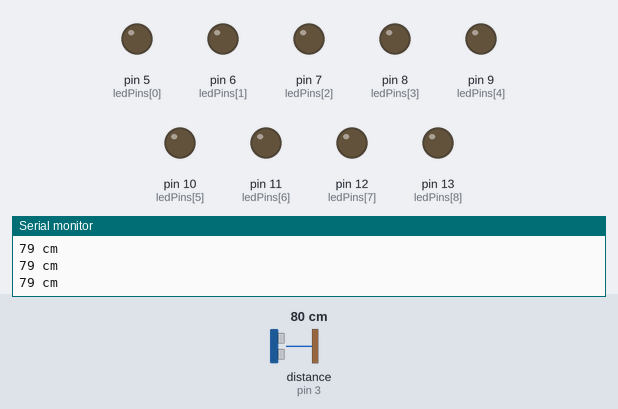
This sketch was run on a simulated Arduino Uno, built with avr-gcc and run on an emulated ATmega328P. Parts: output pins drawn as LEDs (lit = HIGH), the last lines printed to the serial monitor. Wiring (inferred from the names in the program): ultrasonic range finder: trigger pin 4; echo pin 3. The test bench sets the inputs (shaded band); at power-on: distance to the obstacle (sensor on pin 3) 80 cm. The echo pulse lasts 58.3 µs per cm; pins used as bus, display or sensor lines are not drawn.

Above: at 1.2 s.
1.3 s: distance to the obstacle (sensor on pin 3) set to 57 cm
2.9 s: distance to the obstacle (sensor on pin 3) set to 52 cm
At 3.6 s:
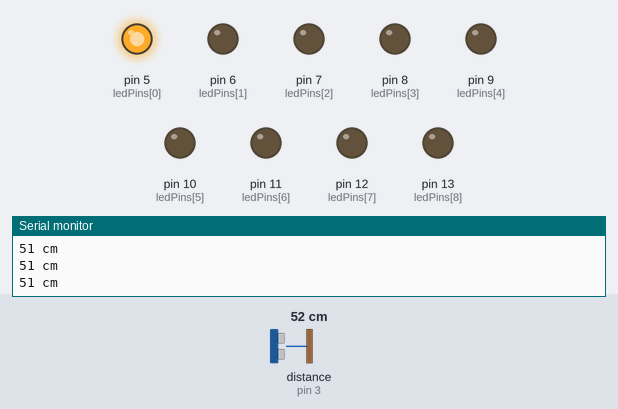
4.8 s: distance to the obstacle (sensor on pin 3) set to 45 cm
At 6.2 s:
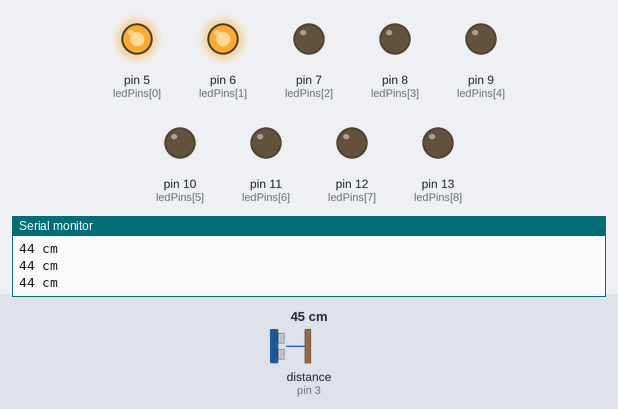
6.5 s: distance to the obstacle (sensor on pin 3) set to 38 cm
At 8.0 s:
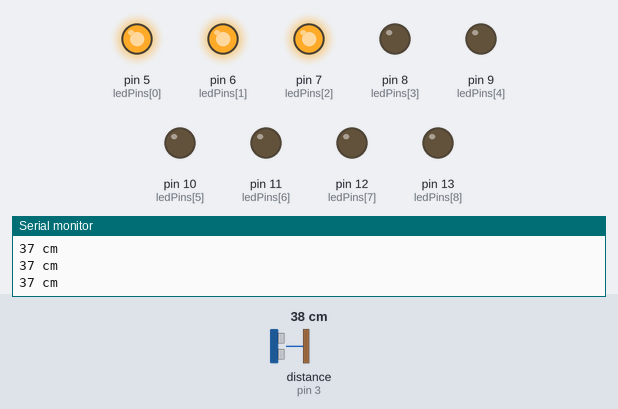
8.3 s: distance to the obstacle (sensor on pin 3) set to 2 cm
At 9.6 s:
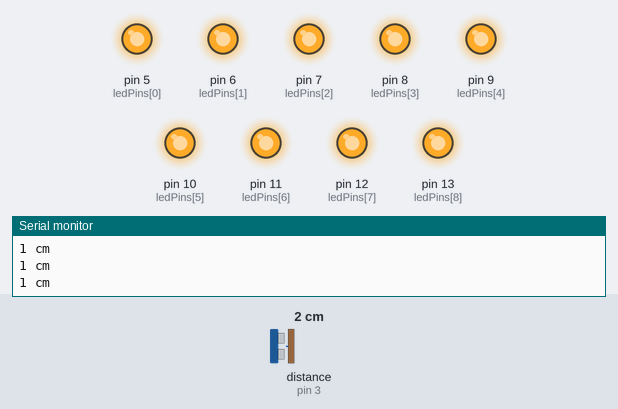
10.1 s: distance to the obstacle (sensor on pin 3) set to 60 cm
At 11.8 s:
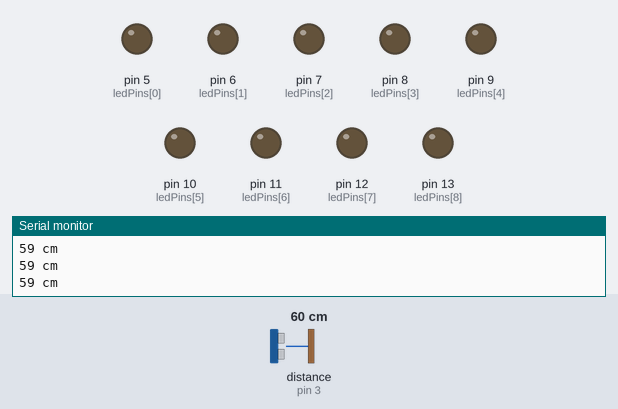
Timing chart, 0 to 12.8 s (numbered marks = the images above; inputs shaded):
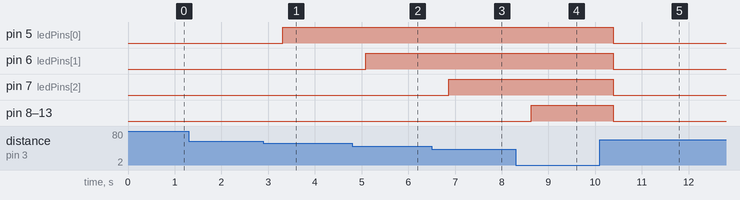

Measured:
- the behaviour switches between 55 and 54 cm on distance to the obstacle (sensor on pin 3) (found by bisection; images 0 and 1)
- the behaviour switches between 49 and 48 cm on distance to the obstacle (sensor on pin 3) (found by bisection; images 1 and 2)
- the behaviour switches between 43 and 42 cm on distance to the obstacle (sensor on pin 3) (found by bisection; images 2 and 3)
- after the input at 2.9 s, pin 5 (ledPins[0]): LOW → HIGH after 0.41 s
- after the input at 4.8 s, pin 6 (ledPins[1]): LOW → HIGH after 0.29 s
- after the input at 6.5 s, pin 7 (ledPins[2]): LOW → HIGH after 0.36 s
- after the input at 8.3 s, pin 8 (ledPins[3]), pin 9 (ledPins[4]), pin 10 (ledPins[5]), pin 11 (ledPins[6]), pin 12 (ledPins[7]), pin 13 (ledPins[8]): LOW → HIGH after 0.33 s
- after the input at 10.1 s, pin 5 (ledPins[0]), pin 6 (ledPins[1]), pin 7 (ledPins[2]), pin 8 (ledPins[3]), pin 9 (ledPins[4]), pin 10 (ledPins[5]), pin 11 (ledPins[6]), pin 12 (ledPins[7]), pin 13 (ledPins[8]): HIGH → LOW after 0.29 s

The sketch:

Ultra_sonic_lights.ino
```cpp
#define trigPin 4
#define echoPin 3

const int ledCount = 9;    // the number of LEDs in the bar graph
int ledPins[] = { 5, 6, 7, 8, 9, 10, 11, 12, 13};   // an array of pin numbers to which LEDs are attached

void setup() {
  Serial.begin (9600);
  pinMode(trigPin, OUTPUT);
  pinMode(echoPin, INPUT);
  for (int thisLed = 0; thisLed < ledCount; thisLed++) {
    pinMode(ledPins[thisLed], OUTPUT);
  }
}

void loop() {
  long duration, distance;
  int a = 0;
  digitalWrite(trigPin, LOW);  // Added this line
  delayMicroseconds(2); // Added this line
  digitalWrite(trigPin, HIGH);
  delayMicroseconds(10); // Added this line
  digitalWrite(trigPin, LOW);
  duration = pulseIn(echoPin, HIGH);
  distance = (duration/2) / 29.1;
  if (distance >= 200 || distance <= 0){
    Serial.println("Out of range");
  }
  else {
    Serial.print(distance);
    Serial.println(" cm");
  }
  delay(250);
  int ledLevel = map(distance, 60, 3, 0, ledCount);

  // loop over the LED array:
  for (int thisLed = 0; thisLed < ledCount; thisLed++) {
    // if the array element's index is less than ledLevel,
    // turn the pin for this element on:
    if (thisLed < ledLevel) {
      digitalWrite(ledPins[thisLed], HIGH);
    }
    // turn off all pins higher than the ledLevel:
    else {
      digitalWrite(ledPins[thisLed], LOW);
    }

  }
}
```
